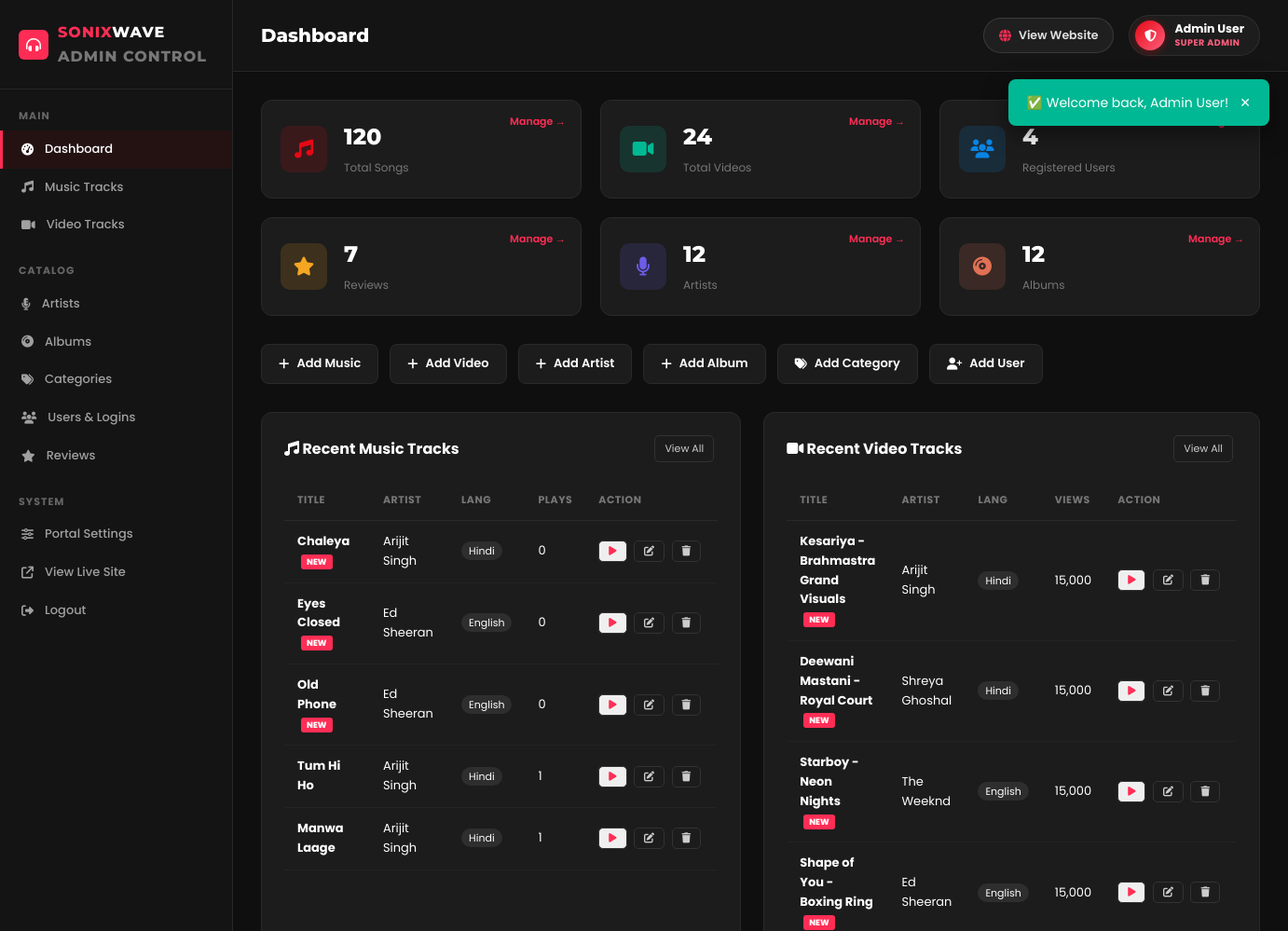
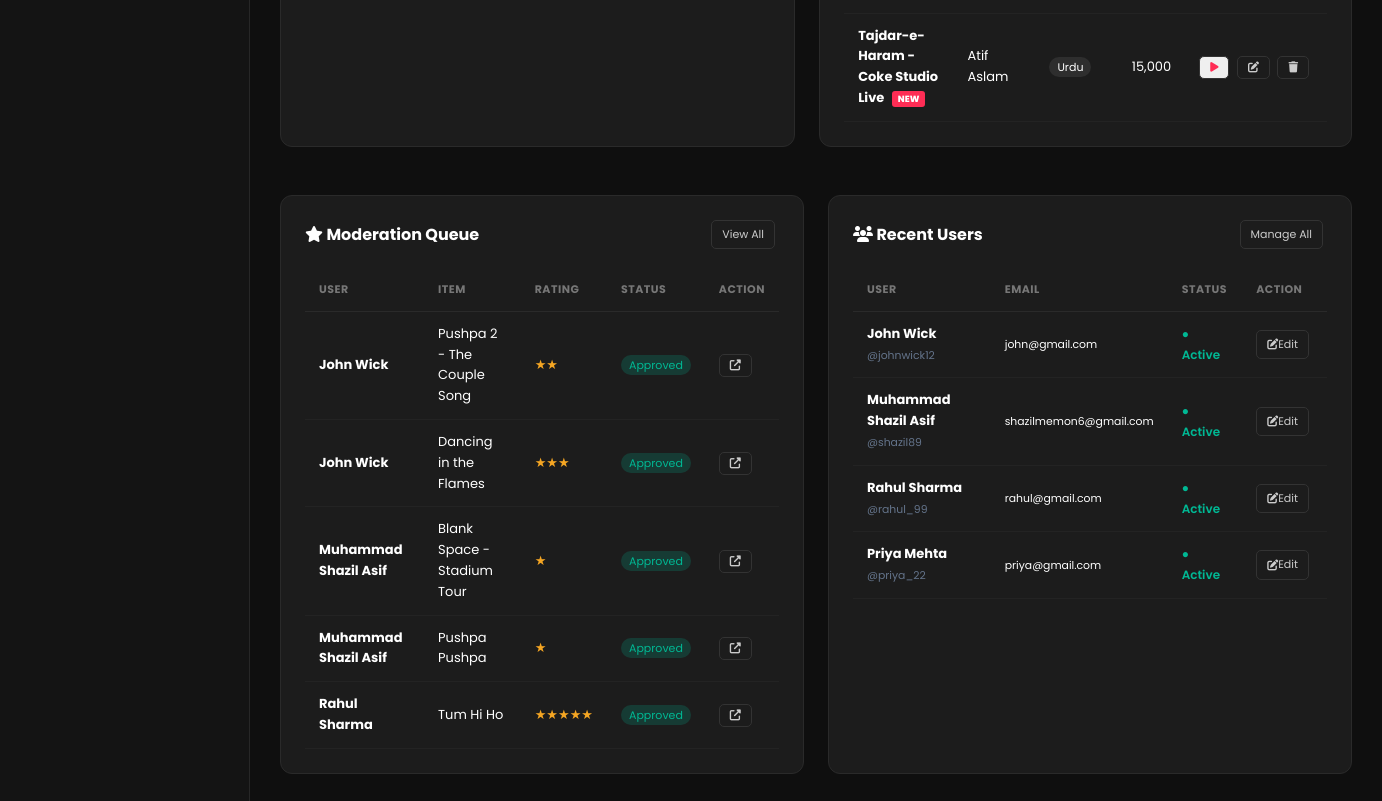
/admin/index.php (signed in), run on the app's committed database (2 pictures, top to bottom).
### tables this page shows
CREATE TABLE `music` (
  `id` int(11) NOT NULL AUTO_INCREMENT,
  `title` varchar(200) NOT NULL,
  `artist_id` int(11) DEFAULT NULL,
  `album_id` int(11) DEFAULT NULL,
  `year` year(4) NOT NULL,
  `genre` varchar(50) NOT NULL,
  `language` varchar(50) NOT NULL,
  `cover_image` varchar(500) DEFAULT NULL,
  `file_path` varchar(500) DEFAULT NULL,
  `duration` varchar(10) DEFAULT '0:00',
  `description` text DEFAULT NULL,
  `play_count` int(11) DEFAULT 0,
  `is_new` tinyint(1) DEFAULT 1,
  `status` enum('active','inactive') DEFAULT 'active',
  `created_at` datetime DEFAULT current_timestamp(),
  PRIMARY KEY (`id`),
  KEY `artist_id` (`artist_id`),
  KEY `album_id` (`album_id`),
  CONSTRAINT `music_ibfk_1` FOREIGN KEY (`artist_id`) REFERENCES `artists` (`id`) ON DELETE SET NULL,
  CONSTRAINT `music_ibfk_2` FOREIGN KEY (`album_id`) REFERENCES `albums` (`id`) ON DELETE SET NULL
);

CREATE TABLE `artists` (
  `id` int(11) NOT NULL AUTO_INCREMENT,
  `name` varchar(100) NOT NULL,
  `bio` text DEFAULT NULL,
  `image` varchar(500) DEFAULT NULL,
  `language` varchar(50) DEFAULT NULL,
  `created_at` datetime DEFAULT current_timestamp(),
  PRIMARY KEY (`id`)
);

CREATE TABLE `videos` (
  `id` int(11) NOT NULL AUTO_INCREMENT,
  `title` varchar(200) NOT NULL,
  `artist_id` int(11) DEFAULT NULL,
  `album_id` int(11) DEFAULT NULL,
  `year` year(4) NOT NULL,
  `genre` varchar(50) NOT NULL,
  `language` varchar(50) NOT NULL,
  `cover_image` varchar(500) DEFAULT NULL,
  `file_path` varchar(500) DEFAULT NULL,
  `duration` varchar(10) DEFAULT '0:00',
  `description` text DEFAULT NULL,
  `view_count` int(11) DEFAULT 0,
  `is_new` tinyint(1) DEFAULT 1,
  `status` enum('active','inactive') DEFAULT 'active',
  `created_at` datetime DEFAULT current_timestamp(),
  PRIMARY KEY (`id`),
  KEY `artist_id` (`artist_id`),
  KEY `album_id` (`album_id`),
  CONSTRAINT `videos_ibfk_1` FOREIGN KEY (`artist_id`) REFERENCES `artists` (`id`) ON DELETE SET NULL,
  CONSTRAINT `videos_ibfk_2` FOREIGN KEY (`album_id`) REFERENCES `albums` (`id`) ON DELETE SET NULL
);

CREATE TABLE `reviews` (
  `id` int(11) NOT NULL AUTO_INCREMENT,
  `user_id` int(11) NOT NULL,
  `media_type` enum('music','video') NOT NULL,
  `media_id` int(11) NOT NULL,
  `rating` tinyint(4) NOT NULL CHECK (`rating` between 1 and 5),
  `review_text` text DEFAULT NULL,
  `status` enum('pending','approved','rejected') DEFAULT 'approved',
  `created_at` datetime DEFAULT current_timestamp(),
  `updated_at` datetime DEFAULT current_timestamp() ON UPDATE current_timestamp(),
  PRIMARY KEY (`id`),
  UNIQUE KEY `unique_review` (`user_id`,`media_type`,`media_id`),
  CONSTRAINT `reviews_ibfk_1` FOREIGN KEY (`user_id`) REFERENCES `users` (`id`) ON DELETE CASCADE
);

CREATE TABLE `users` (
  `id` int(11) NOT NULL AUTO_INCREMENT,
  `user_id` varchar(50) NOT NULL,
  `full_name` varchar(100) NOT NULL,
  `email` varchar(150) NOT NULL,
  `phone` varchar(20) NOT NULL,
  `address` text NOT NULL,
  `password` varchar(255) NOT NULL,
  `role` enum('admin','user') DEFAULT 'user',
  `status` enum('active','inactive') DEFAULT 'active',
  `avatar` varchar(255) DEFAULT NULL,
  `created_at` datetime DEFAULT current_timestamp(),
  `updated_at` datetime DEFAULT current_timestamp() ON UPDATE current_timestamp(),
  PRIMARY KEY (`id`),
  UNIQUE KEY `user_id` (`user_id`),
  UNIQUE KEY `email` (`email`)
);

### includes/auth.php (called while the page is built, shortened)
<?php
function resolveMediaUrl(?string $path, string $type = 'cover'): string {
    if ($type === 'cover') {
        return SITE_URL . '/assets/images/covers/' . ltrim($path, '/');
    } elseif ($type === 'music') {
        return SITE_URL . '/assets/uploads/music/' . ltrim($path, '/');
    } elseif ($type === 'video') {
        return SITE_URL . '/assets/uploads/videos/' . ltrim($path, '/');
    } elseif ($type === 'artist') {
        return SITE_URL . '/assets/images/artists/' . ltrim($path, '/');
    }
    return SITE_URL . '/' . ltrim($path, '/');
}
function isMediaNew(?array $item): bool {
    if (isset($item['is_new']) && !$item['is_new']) {
        return false;
    }
    if (!empty($item['created_at'])) {
        $createdTimestamp = strtotime($item['created_at']);
        if ($createdTimestamp) {
            $diffSeconds = time() - $createdTimestamp;
            return ($diffSeconds >= 0 && $diffSeconds <= (3 * 86400));
        }
    }
    return !empty($item['is_new']);
}
function clean(string $str): string {
    return htmlspecialchars(strip_tags(trim($str)));
}

### admin/index.php (the view, shortened to what this page needs)
<?php
require_once __DIR__ . '/includes/admin-header.php';
$pdo = getDB();
$totalMusic   = $pdo->query("SELECT COUNT(*) FROM music  WHERE status='active'")->fetchColumn();
$totalVideos  = $pdo->query("SELECT COUNT(*) FROM videos WHERE status='active'")->fetchColumn();
$totalUsers   = $pdo->query("SELECT COUNT(*) FROM users  WHERE role='user'")->fetchColumn();
$totalReviews = $pdo->query("SELECT COUNT(*) FROM reviews")->fetchColumn();
$pendingRev   = $pdo->query("SELECT COUNT(*) FROM reviews WHERE status='pending'")->fetchColumn();
$totalArtists = $pdo->query("SELECT COUNT(*) FROM artists")->fetchColumn();
$totalAlbums  = $pdo->query("SELECT COUNT(*) FROM albums")->fetchColumn();
$recentMusic = $pdo->query("
    SELECT m.*, a.name AS artist_name FROM music m
    LEFT JOIN artists a ON m.artist_id = a.id
    ORDER BY m.created_at DESC LIMIT 5
")->fetchAll();
$recentVideos = $pdo->query("
    SELECT v.*, a.name AS artist_name FROM videos v
    LEFT JOIN artists a ON v.artist_id = a.id
    ORDER BY v.created_at DESC LIMIT 5
")->fetchAll();
$recentReviews = $pdo->query("
    SELECT r.*, u.full_name,
           CASE
               WHEN r.media_type = 'music' THEN (SELECT title FROM music WHERE id = r.media_id)
               WHEN r.media_type = 'video' THEN (SELECT title FROM videos WHERE id = r.media_id)
           END as media_title
    FROM reviews r
    JOIN users u ON r.user_id = u.id
    ORDER BY r.created_at DESC LIMIT 5
")->fetchAll();
$recentUsers = $pdo->query("SELECT * FROM users WHERE role='user' ORDER BY created_at DESC LIMIT 5")->fetchAll();
?>
<div class="stats-grid">
  <div class="stat-card-admin">
    <div class="stat-icon red"><i class="fas fa-music"></i></div>
    <div class="stat-data">
      <span class="stat-num"><?= number_format($totalMusic) ?></span>
      <span class="stat-label">Total Songs</span>
    </div>
    <a href="<?= SITE_URL ?>/admin/music.php" class="stat-link">Manage &rarr;</a>
  </div>
  <div class="stat-card-admin">
    <div class="stat-icon green"><i class="fas fa-video"></i></div>
    <div class="stat-data">
      <span class="stat-num"><?= number_format($totalVideos) ?></span>
      <span class="stat-label">Total Videos</span>
    </div>
    <a href="<?= SITE_URL ?>/admin/videos.php" class="stat-link">Manage &rarr;</a>
  </div>
  <div class="stat-card-admin">
    <div class="stat-icon blue"><i class="fas fa-users"></i></div>
    <div class="stat-data">
      <span class="stat-num"><?= number_format($totalUsers) ?></span>
      <span class="stat-label">Registered Users</span>
    </div>
    <a href="<?= SITE_URL ?>/admin/users.php" class="stat-link">Manage &rarr;</a>
  </div>
  <div class="stat-card-admin">
    <div class="stat-icon yellow"><i class="fas fa-star"></i></div>
    <div class="stat-data">
      <span class="stat-num"><?= number_format($totalReviews) ?></span>
      <span class="stat-label">Reviews <?php if ($pendingRev > 0): ?><span class="badge-pending"><?= $pendingRev ?> pending</span><?php endif; ?></span>
    </div>
    <a href="<?= SITE_URL ?>/admin/reviews.php" class="stat-link">Manage &rarr;</a>
  </div>
  <div class="stat-card-admin">
    <div class="stat-icon purple"><i class="fas fa-microphone"></i></div>
    <div class="stat-data">
      <span class="stat-num"><?= $totalArtists ?></span>
      <span class="stat-label">Artists</span>
    </div>
    <a href="<?= SITE_URL ?>/admin/artists.php" class="stat-link">Manage &rarr;</a>
  </div>
  <div class="stat-card-admin">
    <div class="stat-icon orange"><i class="fas fa-compact-disc"></i></div>
    <div class="stat-data">
      <span class="stat-num"><?= $totalAlbums ?></span>
      <span class="stat-label">Albums</span>
    </div>
    <a href="<?= SITE_URL ?>/admin/albums.php" class="stat-link">Manage &rarr;</a>
  </div>
</div>
<div class="quick-actions">
  <a href="<?= SITE_URL ?>/admin/music.php?action=add"      class="qa-btn"><i class="fas fa-plus"></i> Add Music</a>
  <a href="<?= SITE_URL ?>/admin/videos.php?action=add"     class="qa-btn"><i class="fas fa-plus"></i> Add Video</a>
  <a href="<?= SITE_URL ?>/admin/artists.php?action=add"    class="qa-btn"><i class="fas fa-plus"></i> Add Artist</a>
  <a href="<?= SITE_URL ?>/admin/albums.php?action=add"     class="qa-btn"><i class="fas fa-plus"></i> Add Album</a>
  <a href="<?= SITE_URL ?>/admin/categories.php"            class="qa-btn"><i class="fas fa-tags"></i> Add Category</a>
  <a href="<?= SITE_URL ?>/admin/users.php?action=add"      class="qa-btn"><i class="fas fa-user-plus"></i> Add User</a>
</div>
<div class="admin-two-col">
  <div class="admin-box">
    <div class="box-head">
      <h3><i class="fas fa-music"></i> Recent Music Tracks</h3>
      <a href="<?= SITE_URL ?>/admin/music.php" class="tbl-btn">View All</a>
    </div>
    <table class="admin-table">
      <thead><tr><th>Title</th><th>Artist</th><th>Lang</th><th>Plays</th><th>Action</th></tr></thead>
      <tbody>
        <?php foreach ($recentMusic as $m): ?>
        <tr>
          <td><strong><?= clean($m['title']) ?></strong> <?= isMediaNew($m) ? '<span class="badge-new-sm">NEW</span>' : '' ?></td>
          <td><?= clean($m['artist_name'] ?? '-') ?></td>
          <td><span class="badge-tag"><?= clean($m['language']) ?></span></td>
          <td><?= number_format($m['play_count']) ?></td>
          <td style="white-space:nowrap;">
            <button type="button" class="tbl-btn" style="color:var(--primary);" onclick="previewAdminSong('<?= resolveMediaUrl($m['file_path'], 'music') ?>', '<?= clean(addslashes($m['title'])) ?>')" title="Play Preview"><i class="fas fa-play"></i></button>
            <a href="<?= SITE_URL ?>/admin/music.php?action=edit&id=<?= $m['id'] ?>" class="tbl-btn" title="Edit"><i class="fas fa-edit"></i></a>
            <a href="<?= SITE_URL ?>/admin/music.php?action=delete&id=<?= $m['id'] ?>" class="tbl-btn danger" onclick="return confirm('Delete this song?')" title="Delete"><i class="fas fa-trash"></i></a>
          </td>
        </tr>
        <?php endforeach; ?>
      </tbody>
    </table>
  </div>
  <div class="admin-box">
    <div class="box-head">
      <h3><i class="fas fa-video"></i> Recent Video Tracks</h3>
      <a href="<?= SITE_URL ?>/admin/videos.php" class="tbl-btn">View All</a>
    </div>
    <table class="admin-table">
      <thead><tr><th>Title</th><th>Artist</th><th>Lang</th><th>Views</th><th>Action</th></tr></thead>
      <tbody>
        <?php foreach ($recentVideos as $v): ?>
        <tr>
          <td><strong><?= clean($v['title']) ?></strong> <?= isMediaNew($v) ? '<span class="badge-new-sm">NEW</span>' : '' ?></td>
          <td><?= clean($v['artist_name'] ?? '-') ?></td>
          <td><span class="badge-tag"><?= clean($v['language']) ?></span></td>
          <td><?= number_format($v['view_count']) ?></td>
          <td style="white-space:nowrap;">
            <button type="button" class="tbl-btn" style="color:var(--primary);" onclick="previewAdminVideo('<?= resolveMediaUrl($v['file_path'], 'video') ?>', '<?= clean(addslashes($v['title'])) ?>')" title="Play Video Preview"><i class="fas fa-play"></i></button>
            <a href="<?= SITE_URL ?>/admin/videos.php?action=edit&id=<?= $v['id'] ?>" class="tbl-btn" title="Edit"><i class="fas fa-edit"></i></a>
            <a href="<?= SITE_URL ?>/admin/videos.php?action=delete&id=<?= $v['id'] ?>" class="tbl-btn danger" onclick="return confirm('Delete this video?')" title="Delete"><i class="fas fa-trash"></i></a>
          </td>
        </tr>
        <?php endforeach; ?>
      </tbody>
    </table>
  </div>
</div>
<div class="admin-two-col" style="margin-top:24px;">
  <div class="admin-box">
    <div class="box-head">
      <h3><i class="fas fa-star"></i> Moderation Queue <?php if ($pendingRev > 0): ?><span class="sb-badge"><?= $pendingRev ?> Pending</span><?php endif; ?></h3>
      <a href="<?= SITE_URL ?>/admin/reviews.php" class="tbl-btn">View All</a>
    </div>
    <table class="admin-table">
      <thead><tr><th>User</th><th>Item</th><th>Rating</th><th>Status</th><th>Action</th></tr></thead>
      <tbody>
        <?php if (empty($recentReviews)): ?>
          <tr><td colspan="5" style="text-align:center; padding:15px; color:var(--text-muted);">No reviews yet.</td></tr>
        <?php else: ?>
          <?php foreach ($recentReviews as $r): ?>
          <tr>
            <td><strong><?= clean($r['full_name']) ?></strong></td>
            <td><?= clean($r['media_title'] ?? 'N/A') ?></td>
            <td><span style="color:#f5a623;"><?= str_repeat('★', $r['rating']) ?></span></td>
            <td><span class="badge-status-<?= $r['status'] ?>"><?= ucfirst($r['status']) ?></span></td>
            <td style="white-space:nowrap;">
              <a href="<?= SITE_URL ?>/admin/reviews.php" class="tbl-btn" title="Manage"><i class="fas fa-external-link-alt"></i></a>
            </td>
          </tr>
          <?php endforeach; ?>
        <?php endif; ?>
      </tbody>
    </table>
  </div>
  <div class="admin-box">
    <div class="box-head">
      <h3><i class="fas fa-users"></i> Recent Users</h3>
      <a href="<?= SITE_URL ?>/admin/users.php" class="tbl-btn">Manage All</a>
    </div>
    <table class="admin-table">
      <thead><tr><th>User</th><th>Email</th><th>Status</th><th>Action</th></tr></thead>
      <tbody>
        <?php foreach ($recentUsers as $u): ?>
        <tr>
          <td>
            <strong><?= clean($u['full_name']) ?></strong><br>
            <small style="color:var(--text-muted);">@<?= clean($u['user_id']) ?></small>
          </td>
          <td><small><?= clean($u['email']) ?></small></td>
          <td>
            <a href="<?= SITE_URL ?>/admin/users.php?action=toggle&id=<?= $u['id'] ?>" class="status-<?= $u['status'] ?>" style="font-weight:600; text-decoration:none;">
              ● <?= ucfirst($u['status']) ?>
            </a>
          </td>
          <td>
            <a href="<?= SITE_URL ?>/admin/users.php?action=edit&id=<?= $u['id'] ?>" class="tbl-btn"><i class="fas fa-edit"></i> Edit</a>
          </td>
        </tr>
        <?php endforeach; ?>
      </tbody>
    </table>
  </div>
</div>
<?php require_once __DIR__ . '/includes/admin-footer.php'; ?>

### data on the page
music: title "Chaleya", shows "NEW", artist.name "Arijit Singh", language "Hindi", play_count "0"
music: title "Eyes Closed", shows "NEW", artist.name "Ed Sheeran", language "English", play_count "0"
music: title "Old Phone", shows "NEW", artist.name "Ed Sheeran", language "English", play_count "0"
music: title "Tum Hi Ho", artist.name "Arijit Singh", language "Hindi", play_count "1"
music: title "Manwa Laage", artist.name "Arijit Singh", language "Hindi", play_count "1"
videos: title "Kesariya - Brahmastra Grand Visuals", shows "NEW", artist.name "Arijit Singh", language "Hindi", view_count "15,000"
videos: title "Deewani Mastani - Royal Court", shows "NEW", artist.name "Shreya Ghoshal", language "Hindi", view_count "15,000"
videos: title "Starboy - Neon Nights", shows "NEW", artist.name "The Weeknd", language "English", view_count "15,000"
videos: title "Shape of You - Boxing Ring", shows "NEW", artist.name "Ed Sheeran", language "English", view_count "15,000"
videos: title "Tajdar-e-Haram - Coke Studio Live", shows "NEW", artist.name "Atif Aslam", language "Urdu", view_count "15,000"
reviews: user.full_name "John Wick", media_title "Pushpa 2 - The Couple Song", rating "★★", status "Approved"
reviews: user.full_name "John Wick", media_title "Dancing in the Flames", rating "★★★", status "Approved"
reviews: user.full_name "Muhammad Shazil Asif", media_title "Blank Space - Stadium Tour", rating "★", status "Approved"
reviews: user.full_name "Muhammad Shazil Asif", media_title "Pushpa Pushpa", rating "★", status "Approved"
reviews: user.full_name "Rahul Sharma", media_title "Tum Hi Ho", rating "★★★★★", status "Approved"
users: full_name "John Wick", user "johnwick12", email "john@gmail.com", status "Active"
users: full_name "Muhammad Shazil Asif", user "shazil89", email "shazilmemon6@gmail.com", status "Active"
users: full_name "Rahul Sharma", user "rahul_99", email "rahul@gmail.com", status "Active"
users: full_name "Priya Mehta", user "priya_22", email "priya@gmail.com", status "Active"

### other printed values
$flash['msg'] "Welcome back, Admin User!"
$adminTitle "Dashboard"
$_SESSION['user_name'] "Admin User"
$totalMusic "120"
$totalVideos "24"
$totalUsers "4"
$totalReviews "7"
$totalArtists "12"
$totalAlbums "12"
